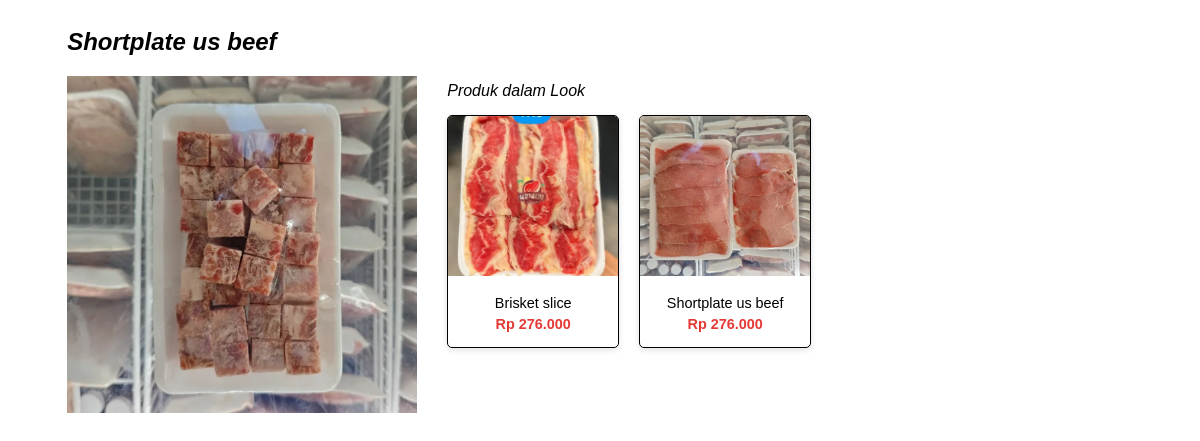
Screenshot of /seller/look_detail.php?id=9 with the database file from the repository.
### tables this page shows
CREATE TABLE `looks` (
  `id` int(11) NOT NULL,
  `look_name` varchar(255) DEFAULT NULL,
  `look_image` varchar(255) DEFAULT NULL
);

CREATE TABLE `produk` (
  `id` int(11) NOT NULL,
  `nama` varchar(150) NOT NULL,
  `kategori` varchar(50) NOT NULL,
  `harga` decimal(10,2) NOT NULL,
  `deskripsi` varchar(1000) NOT NULL,
  `stok` int(11) NOT NULL,
  `gambar` varchar(255) NOT NULL,
  `waktutambah` timestamp NOT NULL DEFAULT current_timestamp() ON UPDATE current_timestamp()
);

### seller/look_detail.php (the view, shortened to what this page needs)
<?php
include 'config.php';
$look_id = $_GET['id'];
$look = mysqli_fetch_assoc(mysqli_query($conn, "SELECT * FROM looks WHERE id='$look_id'"));
$produk_query = "
    SELECT p.* FROM produk p
    JOIN look_produk lp ON p.id = lp.produk_id
    WHERE lp.look_id = '$look_id'
";
$produk_result = mysqli_query($conn, $produk_query);
?>
<!DOCTYPE html>
<html>
<head>
</head>
<body>
    <div class="container">
        <h2><?php echo $look['look_name']; ?></h2>
        <div class="flexcontain">
            <img src="../uploads/look/<?php echo $look['look_image']; ?>" alt="<?php echo $look['look_name']; ?>" class="look-image">
            <div class="containproduklist">
            <h3>Produk dalam Look</h3>
            <div class="produk-list">
                <?php while ($produk = mysqli_fetch_assoc($produk_result)) { ?>
                    <div class="produk-item">
                        <a href="../viewproduk.php?id=<?php echo $produk['id']; ?>" target="_blank">
                            <img src="../uploads/<?php echo $produk['gambar']; ?>" alt="<?php echo $produk['nama']; ?>">
                            <p><?php echo $produk['nama']; ?></p>
                            <p class="harga">Rp <?php echo number_format($produk['harga'], 0, ',', '.'); ?></p>
                        </a>
                        </div>
                <?php } ?>
            </div>
            </div>
        </div>
    </div>
</body>
</html>

### seller/look_detail.php (style rules this page uses)
.container { width: 90%; height: fit-content; }
body { font-family: 'Poppins', sans-serif; display: flex; justify-content: center; }
.container h2 { font-weight: 600; font-style: italic; }
.look-image { max-width: 350px; }
h3 { margin-bottom: 15px; font-size: 1rem; font-weight: 400; font-style: italic; }
.produk-list { display: flex; flex-wrap: wrap; gap: 20px; }
.produk-item { background: #fff; border-radius: 5px; box-shadow: 0 2px 6px rgba(0, 0, 0, 0.12); padding-bottom: 10px; border: 1px solid #000; overflow: hidden; width: 170px; text-align: center; transition: transform 0.2s ease, box-shadow 0.3s ease; }
.produk-item img { width: 100%; height: 160px; object-fit: cover; margin-bottom: 10px; }
.produk-item p { margin: 5px 0; font-size: 0.9rem; }
.produk-item a { text-decoration: none; color: inherit; }
.produk-item p.harga { color: #e53935; font-weight: 600; }
.flexcontain { display: flex; flex-wrap: wrap; gap: 30px; }
.containproduklist { margin-top: -10px; }

### rows the page displays
looks: look_name "Shortplate us beef", look_image (picture)
produk: gambar (picture), nama "Brisket slice", harga "276.000"
produk: gambar (picture), nama "Shortplate us beef", harga "276.000"
